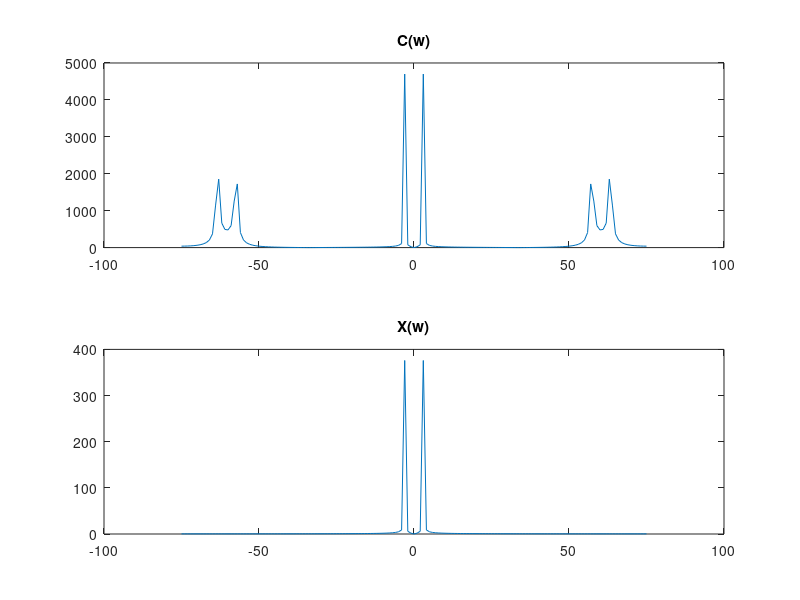

The MATLAB script that drew this image:
Fs = 10000;         % ferekanse nemoone bardari
Fx = 200;
Ts = 1/Fs;          % Sampling period
Tx = 1/Fx;            % Sampling period
L = 150;            % Length of signal
t = (0:L)/Fs;       % Time vector
w = (-L/2:L/2);

x = 5 * sin(2*pi*Fx*t);
X = abs(fftshift(fft(x)));

Fp = 2000;
p = 5 * sin(2*pi*Fp*t);

a = p .* x;
A = abs(fftshift(fft(a)));

Fq = 2000;
q = 5 * sin(2*pi*Fq*t);
Q = abs(fftshift(fft(q)));

c = q .* a;
C = abs(fftshift(fft(c)));
subplot(2 , 1 , 1);
plot(w , C);
title('C(w)');
subplot(2 , 1 , 2);
plot(w , X);
title('X(w)');